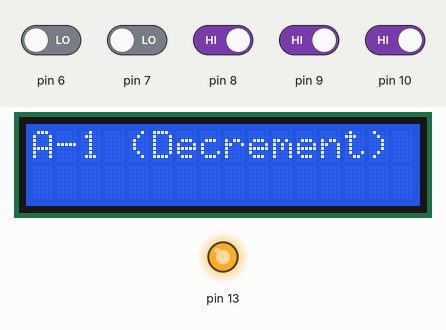
This sketch was run on a simulated Arduino Uno, built with avr-gcc and run on an emulated ATmega328P. On the bench: 16×2 character LCD, output pins drawn as LEDs (lit = HIGH). The test bench sets the inputs (shaded band); at power-on: pin 8–10 HIGH, pin 6, pin 7 LOW.

Above: at 1.26 s.
1.3 s: pin 9 driven LOW
At 1.52 s:
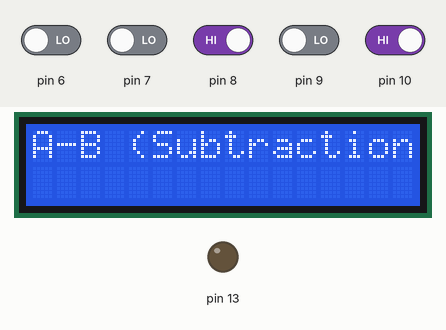
3.6 s: pin 8 driven LOW
At 4.13 s:
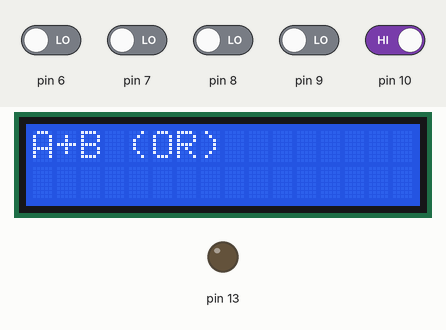
6.2 s: pin 10 driven LOW
At 6.72 s:
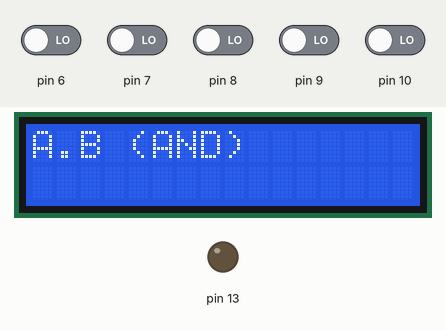
8.8 s: pin 8 driven HIGH
At 9.41 s:
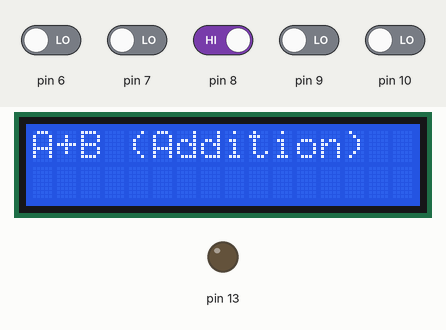
11.5 s: pin 9 driven HIGH
At 12.12 s:
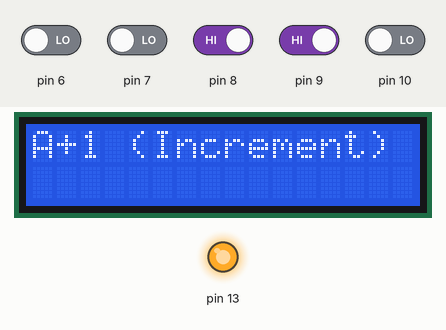
13.8 s: pin 8 driven LOW
At 14.41 s:
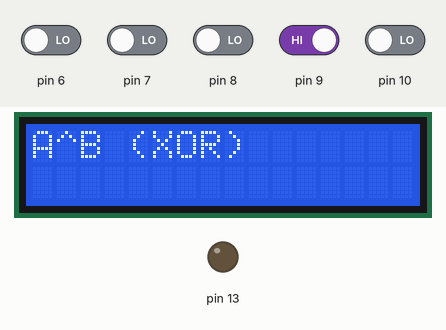
Timing chart, 0 to 16.8 s (numbered marks = the images above; inputs shaded):
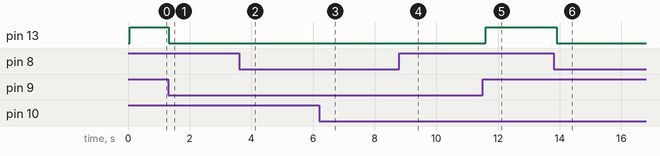

The sketch:

2_bit_alu.ino
```cpp
#include <LiquidCrystal.h>
LiquidCrystal lcd(12, 11, 5, 4, 3, 2);

int m,s1,s0,a,b;

void setup() {
  // put your setup code here, to run once:
  lcd.begin(16, 2);

  pinMode(6,INPUT);
  pinMode(7,INPUT);

  pinMode(8,INPUT);
  pinMode(9,INPUT);
  pinMode(10,INPUT);

  pinMode(13,OUTPUT);

}

void loop() {
  // put your main code here, to run repeatedly:
  a = digitalRead(6);
  b = digitalRead(7);

  m = digitalRead(8);
  s1 = digitalRead(9);
  s0 = digitalRead(10);

  if(m == 0){
    if(s1 == 0 && s0 == 0){
      digitalWrite(13,a&b);

      lcd.setCursor(0,0);
      lcd.print("A.B (AND)");
      delay(100);
      lcd.clear();
    }
    else if(s1 == 0 && s0 == 1){
      digitalWrite(13,a|b);

      lcd.setCursor(0,0);
      lcd.print("A+B (OR)");
      delay(100);
      lcd.clear();
    }
    else if(s1 == 1 && s0 == 0){
      digitalWrite(13,a^b);

      lcd.setCursor(0,0);
      lcd.print("A^B (XOR)");
      delay(100);
      lcd.clear();
    }
    else if(s1 == 1 && s0 == 1){
      digitalWrite(13,~a);

      lcd.setCursor(0,0);
      lcd.print("A' (NOT)");
      delay(100);
      lcd.clear();
    }
  }

  if(m == 1){
    if(s1 == 0 && s0 == 0){
      digitalWrite(13,a+b);

      lcd.setCursor(0,0);
      lcd.print("A+B (Addition)");
      delay(100);
      lcd.clear();
    }
    else if(s1 == 0 && s0 == 1){
      digitalWrite(13,a-b);

      lcd.setCursor(0,0);
      lcd.print("A-B (Subtraction)");
      delay(100);
      lcd.clear();
    }
    else if(s1 == 1 && s0 == 0){
      digitalWrite(13,a+1);

      lcd.setCursor(0,0);
      lcd.print("A+1 (Increment)");
      delay(100);
      lcd.clear();
    }
    else if(s1 == 1 && s0 == 1){
      digitalWrite(13,a-1);

      lcd.setCursor(0,0);
      lcd.print("A-1 (Decrement)");
      delay(100);
      lcd.clear();
    }
  }


}
```

Measured:
- after the input at 1.3 s, pin 13: HIGH → LOW at once; the display: changes at once (image 1)
- after the input at 3.6 s, the display: changes at once (image 2)
- after the input at 6.2 s, the display: changes at once (image 3)
- after the input at 8.8 s, the display: changes after 0.10 s (image 4)
- after the input at 11.5 s, pin 13: LOW → HIGH after 0.10 s; the display: changes after 0.11 s (image 5)
- after the input at 13.8 s, pin 13: HIGH → LOW after 0.10 s; the display: changes after 0.10 s (image 6)
- what the display in image 1 shows lasts 0.4 s, from 1.3 s to 1.7 s
